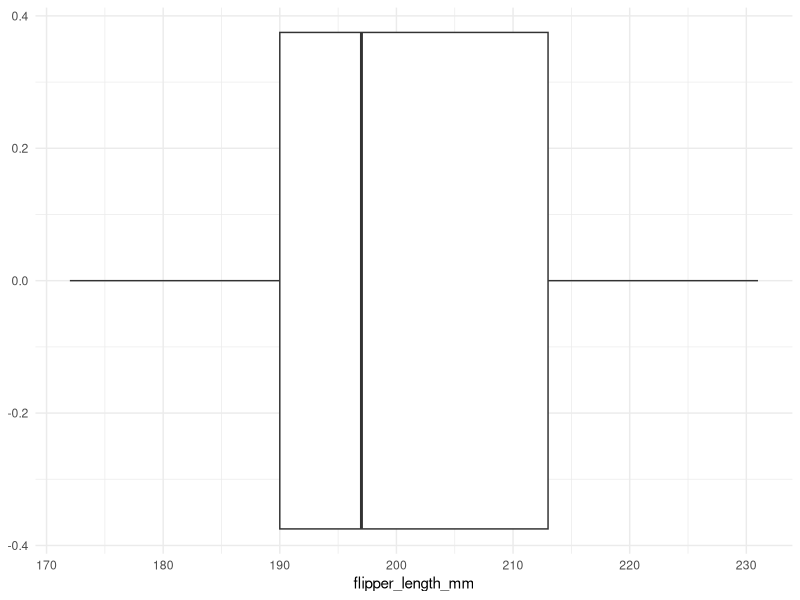
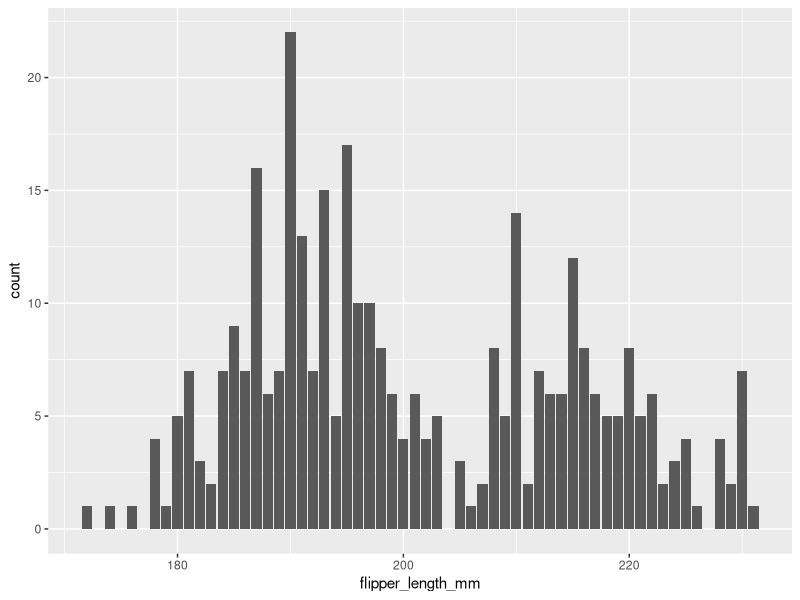
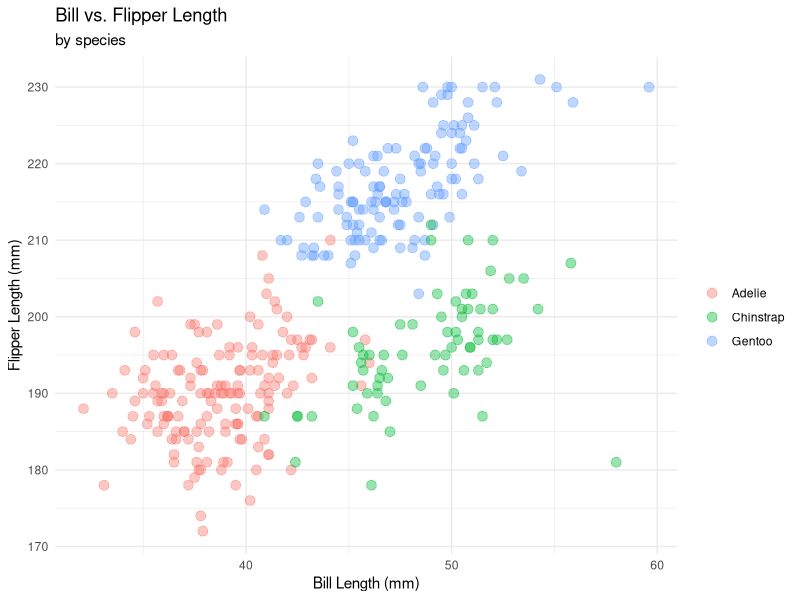

Generate these figures, in order, with R:

# Setup -------------------------------------------------------------------

# Install libraries (only need to do once)
# install.packages("tidyverse")
# install.packages("palmerpenguins")

# Load libraries
library(tidyverse)
library(palmerpenguins)

# Examine the Data --------------------------------------------------------

# Look at the data. If you don't want to load the entire library, you can call
# just one function by using package_name::function_name
head(palmerpenguins::penguins)

# You'll notice there are 344 rows and 8 columns. Everything doesn't fit nicely
# in the console, but we'll look at some other ways to view the data in a
# minute. For now, here is how you can view the names of the columns/variables.
colnames(penguins)

# dplyr offers the `glimpse` function which offers a more readable format than
# `head` in the console
glimpse(penguins)

# Two additional ways that you can view the data are `str` and `view`.
str(penguins)
view(penguins)

# What if we want to find out which species are included in the data?
unique(penguins$species)

# Intro to dplyr ----------------------------------------------------------

# How many are male?
filter(penguins, sex == "male")

# How many are male on Biscoe island? 
filter(penguins, sex == "male", island == "biscoe")

# Why are there no results? R is case-sensitive and a single letter being wrong
# can break your code. In this case we didn't capitalize "Biscoe"
# How many are male on Biscoe island? 
filter(penguins, sex == "male", island == "Biscoe")

# What if we wanted to sort our female penguins by flipper length? Now we have
# two actions. This is where the pipe operator comes in! Written as either %>%
# or |>, this allow us to chain operations together and is where the design of
# the tidyverse is incredibly helpful.
penguins |> 
  filter(sex == "female") |> 
  arrange(flipper_length_mm)

# Some other ways to filter:

# Using boolean operators
penguins |> 
  filter(bill_length_mm > 40)
penguins |> 
  filter(bill_length_mm >= 40)

# By missing values
penguins |> 
  filter(is.na(flipper_length_mm))
penguins |> 
  filter(!is.na(flipper_length_mm))

# Now let's make a new variable based on flipper length that groups them into
# buckets of "short", "average", and "long". First, let's make a box plot of the
# flipper length.
penguins |> 
  ggplot(aes(flipper_length_mm)) +
  geom_boxplot() +
  theme_minimal()

# We'll use the mutate function to create a new variable, and the case_when
# function from dplyr to create our buckets. Finally, we'll select only the
# original flipper length in mm and the new bucket columns and look at the first
# observations using `head`
penguins |>
  mutate(flipper_length = case_when(
    flipper_length_mm < 190 ~ "short",
    flipper_length_mm >= 190 &
      flipper_length_mm < 213 ~ "average",
    flipper_length_mm > 213 ~ "long"
  )) |>
  select(flipper_length_mm, flipper_length) |>
  head()

# Finally let's look at the average flipper length by species. First we'll group
# by the species and then summarise by the mean (average) flipper length
penguins |> 
  group_by(species) |> 
  summarise(avg_flipper_length = mean(flipper_length_mm))

# We get a result for Chinstrap penguins, but not Adelie or Gentoo. What
# happened? if you remember when we looked at the data, there are some rows with
# missing observations (denoted by NA). We need to tell R to summarise the data
# and exclude those missing values
penguins |> 
  group_by(species) |> 
  summarise(avg_flipper_length = mean(flipper_length_mm, na.rm = TRUE))

# Intro to ggplot2 --------------------------------------------------------

# We looked at a plot briefly earlier, but let's do a little more plotting so
# that you have a general understanding of how it works
penguins |> 
  ggplot(aes(flipper_length_mm)) +
  geom_bar() 

penguins |> 
  ggplot(aes(bill_length_mm,
             flipper_length_mm,
             color = species)) +
  geom_point(size = 3, alpha = 0.4) +
  labs(title = "Bill vs. Flipper Length",
       subtitle = "by species",
       x = "Bill Length (mm)",
       y = "Flipper Length (mm)",
       color = "") +
  theme_minimal()

